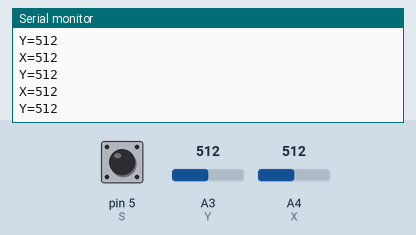
Simulated run of this sketch. Board: Arduino Uno, built with avr-gcc and run on an emulated ATmega328P. On the bench: the last lines printed to the serial monitor. The inputs (shaded band) are chosen by the test bench; at power-on: pin 5 (S) HIGH, A3 (Y) = 512, A4 (X) = 512.

Above: at 1.2 s.
1.3 s: pin 5 (S) pulled LOW for 0.15 s
At 1.31 s:
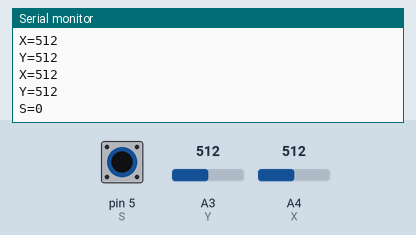
2.9 s: A3 (Y) set to 716
At 3.02 s:
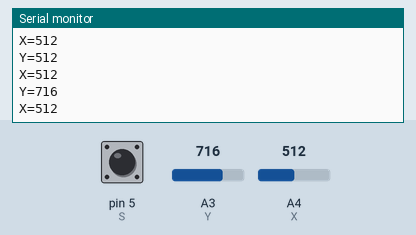
4.4 s: A4 (X) set to 716
At 4.43 s:
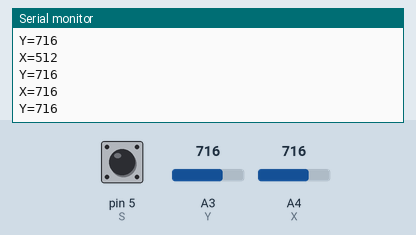
5.9 s: A3 (Y) set to 900
At 5.94 s:
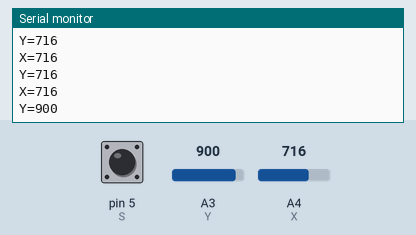
7.4 s: A4 (X) set to 900
At 7.45 s:
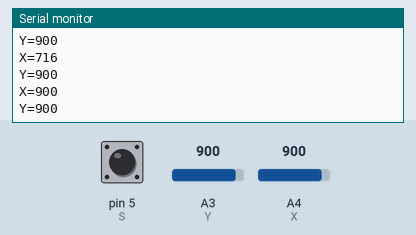
8.9 s: A3 (Y) set to 1023
At 8.96 s:
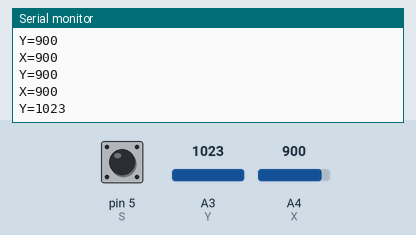
Timing chart, 0 to 11.9 s (numbered marks = the images above; inputs shaded):
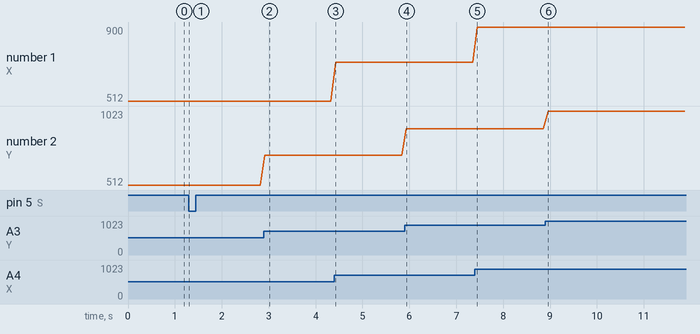

The sketch:

joystick_2.ino
```cpp
int X = A4; // x
int Y = A3; // y

int S = 5;

// 프로그램 시작 - 초기화 작업
void setup()
{
 Serial.begin(115200); // 시리얼 통신 초기화
 pinMode(X, INPUT);
 pinMode(Y, INPUT);
 pinMode(S, INPUT);
 digitalWrite(S, HIGH);
}
void loop()
{
 int x, y, s;
 x = analogRead(X);
 y = analogRead(Y);
 s = digitalRead(S);
 if(x!=499&&x!=498)
 {
  Serial.print("X=");
  Serial.println(x, DEC);
 }
 if(y!=514&&y!=515)
 {
 Serial.print("Y=");
 Serial.println(y, DEC);
 }
 if(s != 1)
 {
 Serial.print("S=");
 Serial.println(s, DEC);
 }
 delay(100);
}
```

Measured:
- after the input at 1.3 s, the serial monitor: prints a new line at once (image 1)
- after the input at 2.9 s, the serial monitor: prints a new line at once (image 2)
- after the input at 4.4 s, the serial monitor: prints a new line at once (image 3)
- after the input at 5.9 s, the serial monitor: prints a new line at once (image 4)
- after the input at 7.4 s, the serial monitor: prints a new line after 0.05 s (image 5)
- after the input at 8.9 s, the serial monitor: prints a new line after 0.06 s (image 6)
- plotted number 2: 512 → 716 after the input at 2.9 s, 716 → 900 after the input at 5.9 s, 900 → 1023 after the input at 8.9 s
